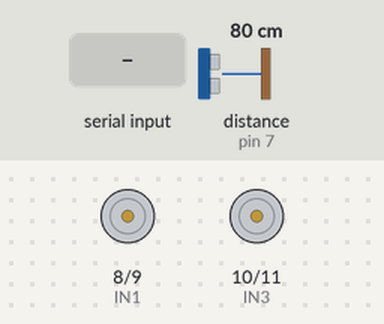
Bench run of a sketch on a simulated Arduino Leonardo, built with avr-gcc and run on an emulated ATmega32U4. Shown: motor-driver pin pairs drawn as motors (green arrow = first pin HIGH = forward, orange = second pin HIGH = backward, longer = more drive, scaled by the enable pin). Inputs (shaded band) come from the test bench; at power-on: distance to the obstacle (sensor on pin 7) 80 cm. The echo pulse lasts 58.3 µs per cm; what the sketch prints to the serial monitor is not drawn.

Above: at 1.2 s.
1.3 s: "auto\n" received over Serial
At 2.2 s:
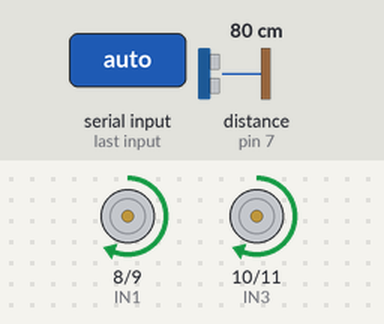
2.8 s: "test\n" received over Serial
At 7.3 s:
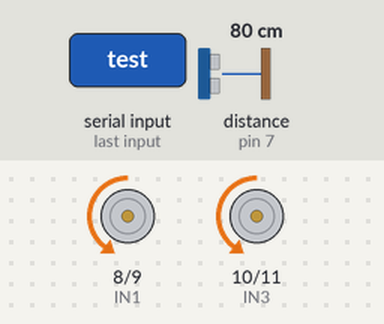
At 9.6 s:
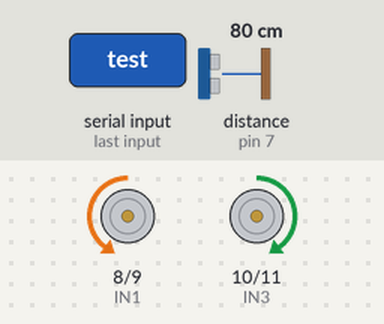
Timing chart, 0 to 11.1 s (numbered marks = the images above; inputs shaded):
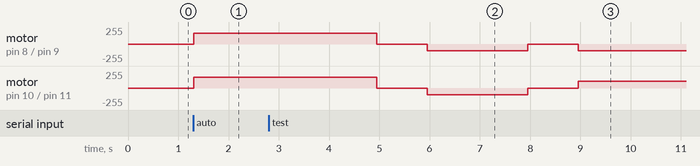

Measured:
- after the input at 1.3 s, motor on pin 8 (IN1) / pin 9 (IN2), motor on pin 10 (IN3) / pin 11 (IN4): stopped → forward 160/255 at once
- after the input at 2.8 s, motor on pin 8 (IN1) / pin 9 (IN2): alternates backward 100/255 for 2.0 s and stopped for 1.0 s, 4 changes in all, then stays backward 100/255, starting after 2.2 s; motor on pin 10 (IN3) / pin 11 (IN4): forward 160/255 → stopped after 2.2 s, → backward 100/255 1.0 s later, → stopped 2.0 s later, → forward 100/255 1.0 s later

The sketch:

milo_integrated.ino
```cpp
// ============================================================================
// Milo Robot - Integrated Control System
// ============================================================================
// This file integrates all four original programs:
// - Bluetooth control mode (default)
// - Auto-follow mode (ultrasonic sensor)
// - Test mode (forward/backward and circle tests)
//
// Mode switching via Serial commands: "auto", "bluetooth", "test"
// ============================================================================

// Motor control pins (L298N driver)
const int IN1 = 8;  // Left motor direction pin 1
const int IN2 = 9;  // Left motor direction pin 2
const int IN3 = 10; // Right motor direction pin 1
const int IN4 = 11; // Right motor direction pin 2
const int ENA = 5;  // Left motor speed control (PWM)
const int ENB = 6;  // Right motor speed control (PWM)

// Ultrasonic sensor pin
const int pingPin = 7;  // PING))) ultrasonic sensor pin

// Speed and timing constants
const int maxSpeed = 180;           // Maximum motor speed (0-255)
const int autoFollowSpeed = 160;    // Speed for auto-follow mode
const int testSpeed = 100;          // Speed for test mode
const unsigned long bluetoothTimeout = 300;  // Bluetooth command timeout (ms)
const unsigned long autoFollowDelay = 200;  // Auto-follow measurement interval (ms)

// Mode enumeration
enum RobotMode {
  MODE_BLUETOOTH,    // Bluetooth control mode (default)
  MODE_AUTO_FOLLOW,  // Auto-follow mode using ultrasonic sensor
  MODE_TEST          // Test mode for debugging
};

RobotMode currentMode = MODE_BLUETOOTH;  // Default mode

// Bluetooth control variables
unsigned long lastCommandTime = 0;
String inputLine = "";

// Test mode variables
unsigned long testStartTime = 0;
int testPhase = 0;  // 0: forward/backward test, 1: circle test
bool testRunning = false;

// ============================================================================
// Setup Function
// ============================================================================
void setup() {
  // Initialize motor control pins
  pinMode(IN1, OUTPUT);
  pinMode(IN2, OUTPUT);
  pinMode(IN3, OUTPUT);
  pinMode(IN4, OUTPUT);
  pinMode(ENA, OUTPUT);
  pinMode(ENB, OUTPUT);

  // Initialize ultrasonic sensor pin
  pinMode(pingPin, OUTPUT);

  // Initialize serial communication
  Serial.begin(9600);   // Debug serial (for mode switching commands)
  Serial1.begin(9600);  // Bluetooth serial (HC-10)

  // Initial message
  Serial.println("Milo Robot - Integrated Control System");
  Serial.println("Mode: BLUETOOTH (default)");
  Serial.println("Commands: 'auto', 'bluetooth', 'test'");

  // Stop motors initially
  stopMoving();
}

// ============================================================================
// Main Loop
// ============================================================================
void loop() {
  // Check for mode switching commands from Serial
  checkModeSwitch();

  // Execute current mode
  switch (currentMode) {
    case MODE_BLUETOOTH:
      processBluetoothMode();
      break;
    case MODE_AUTO_FOLLOW:
      processAutoFollowMode();
      break;
    case MODE_TEST:
      processTestMode();
      break;
  }
}

// ============================================================================
// Mode Switching Functions
// ============================================================================
void checkModeSwitch() {
  while (Serial.available()) {
    String command = Serial.readStringUntil('\n');
    command.trim();
    command.toLowerCase();

    if (command == "auto") {
      switchMode(MODE_AUTO_FOLLOW);
    } else if (command == "bluetooth") {
      switchMode(MODE_BLUETOOTH);
    } else if (command == "test") {
      switchMode(MODE_TEST);
    }
  }
}

void switchMode(RobotMode newMode) {
  if (currentMode != newMode) {
    stopMoving();  // Stop motors when switching modes
    currentMode = newMode;

    // Reset mode-specific variables
    inputLine = "";
    testRunning = false;
    testPhase = 0;

    // Print mode confirmation
    Serial.print("Mode switched to: ");
    switch (newMode) {
      case MODE_BLUETOOTH:
        Serial.println("BLUETOOTH");
        break;
      case MODE_AUTO_FOLLOW:
        Serial.println("AUTO_FOLLOW");
        break;
      case MODE_TEST:
        Serial.println("TEST");
        testStartTime = millis();
        testRunning = true;
        break;
    }
  }
}

// ============================================================================
// Bluetooth Control Mode
// ============================================================================
void processBluetoothMode() {
  // Read data from Bluetooth serial
  while (Serial1.available()) {
    char c = Serial1.read();
    if (c == '\n' || c == '\r') {
      processJoystickCommand(inputLine);
      inputLine = "";
    } else {
      inputLine += c;
    }
  }

  // Auto-stop if no command received within timeout
  if (millis() - lastCommandTime > bluetoothTimeout) {
    stopMoving();
  }
}

void processJoystickCommand(String cmd) {
  // Check if command starts with joystick prefix
  if (!cmd.startsWith("J0:")) return;

  // Parse rotation and magnitude
  int commaIndex = cmd.indexOf(',');
  if (commaIndex == -1) return;

  float rotation = cmd.substring(3, commaIndex).toFloat();
  float magnitude = cmd.substring(commaIndex + 1).toFloat();

  Serial.print("Angle = ");
  Serial.print(rotation);
  Serial.print("°, Magnitude = ");
  Serial.println(magnitude);

  lastCommandTime = millis();
  controlMotors(rotation, magnitude);
}

void controlMotors(float rot, float mag) {
  // Stop if magnitude is too small
  if (mag < 0.15) {
    stopMoving();
    return;
  }

  int speed = maxSpeed * mag;

  // Direction control based on rotation angle
  // More tolerant angle ranges for better sensitivity
  if ((rot >= 330 || rot < 30)) {
    turnRight(speed);
  } else if (rot >= 30 && rot < 150) {
    moveBackward(speed);
  } else if (rot >= 150 && rot < 210) {
    turnLeft(speed);
  } else if (rot >= 210 && rot < 330) {
    moveForward(speed);
  }
}

// ============================================================================
// Auto-Follow Mode
// ============================================================================
void processAutoFollowMode() {
  long distance = getDistanceCM(pingPin);

  Serial.print("Distance: ");
  Serial.print(distance);
  Serial.println(" cm");

  // Control logic based on distance
  if (distance > 60) {
    // Too far, move forward
    moveForward(autoFollowSpeed);
    Serial.println("Moving forward");
  } else if (distance < 25) {
    // Too close, stop
    stopMoving();
    Serial.println("Stopped (too close)");
  } else {
    // Maintain distance (25-60cm), stop
    stopMoving();
    Serial.println("Stopped (maintaining distance)");
  }

  delay(autoFollowDelay);  // Wait before next measurement
}

// ============================================================================
// Test Mode
// ============================================================================
void processTestMode() {
  if (!testRunning) {
    testStartTime = millis();
    testRunning = true;
    testPhase = 0;
  }

  unsigned long elapsed = millis() - testStartTime;

  // Phase 0: Forward/Backward Test
  if (testPhase == 0) {
    if (elapsed < 2000) {
      // Forward for 2 seconds
      moveForward(testSpeed);
      Serial.println("Test: Moving forward");
    } else if (elapsed < 3000) {
      // Stop for 1 second
      stopMoving();
      Serial.println("Test: Stopped");
    } else if (elapsed < 5000) {
      // Backward for 2 seconds
      moveBackward(testSpeed);
      Serial.println("Test: Moving backward");
    } else if (elapsed < 6000) {
      // Stop for 1 second
      stopMoving();
      Serial.println("Test: Stopped");
    } else {
      // Move to next phase
      testPhase = 1;
      testStartTime = millis();
    }
  }
  // Phase 1: Circle Test
  else if (testPhase == 1) {
    if (elapsed < 10000) {
      // Rotate in circle for 10 seconds
      turnLeft(testSpeed);
      Serial.println("Test: Rotating (circle)");
    } else if (elapsed < 13000) {
      // Stop for 3 seconds
      stopMoving();
      Serial.println("Test: Stopped");
    } else {
      // Reset to start of test cycle
      testPhase = 0;
      testStartTime = millis();
      Serial.println("Test: Cycle restarted");
    }
  }
}

// ============================================================================
// Motor Control Functions
// ============================================================================
void moveForward(int spd) {
  digitalWrite(IN1, HIGH);
  digitalWrite(IN2, LOW);
  digitalWrite(IN3, HIGH);
  digitalWrite(IN4, LOW);
  analogWrite(ENA, spd);
  analogWrite(ENB, spd);
}

void moveBackward(int spd) {
  digitalWrite(IN1, LOW);
  digitalWrite(IN2, HIGH);
  digitalWrite(IN3, LOW);
  digitalWrite(IN4, HIGH);
  analogWrite(ENA, spd);
  analogWrite(ENB, spd);
}

void turnLeft(int spd) {
  // Left motor forward, right motor backward (rotate in place)
  digitalWrite(IN1, LOW);
  digitalWrite(IN2, HIGH);  // Right motor backward
  digitalWrite(IN3, HIGH);
  digitalWrite(IN4, LOW);   // Left motor forward
  analogWrite(ENA, spd);
  analogWrite(ENB, spd);
}

void turnRight(int spd) {
  // Right motor forward, left motor backward (rotate in place)
  digitalWrite(IN1, HIGH);
  digitalWrite(IN2, LOW);   // Right motor forward
  digitalWrite(IN3, LOW);
  digitalWrite(IN4, HIGH);  // Left motor backward
  analogWrite(ENA, spd);
  analogWrite(ENB, spd);
}

void stopMoving() {
  digitalWrite(IN1, LOW);
  digitalWrite(IN2, LOW);
  digitalWrite(IN3, LOW);
  digitalWrite(IN4, LOW);
  analogWrite(ENA, 0);
  analogWrite(ENB, 0);
}

// ============================================================================
// Ultrasonic Sensor Functions
// ============================================================================
long getDistanceCM(int pin) {
  // Send trigger pulse
  pinMode(pin, OUTPUT);
  digitalWrite(pin, LOW);
  delayMicroseconds(2);
  digitalWrite(pin, HIGH);
  delayMicroseconds(5);
  digitalWrite(pin, LOW);

  // Read echo
  pinMode(pin, INPUT);
  long duration = pulseIn(pin, HIGH, 30000);  // Wait up to 30ms

  // Timeout means very far away
  if (duration == 0) return 999;

  // Convert to centimeters (speed of sound = 340 m/s)
  return duration / 58.0;
}
```
